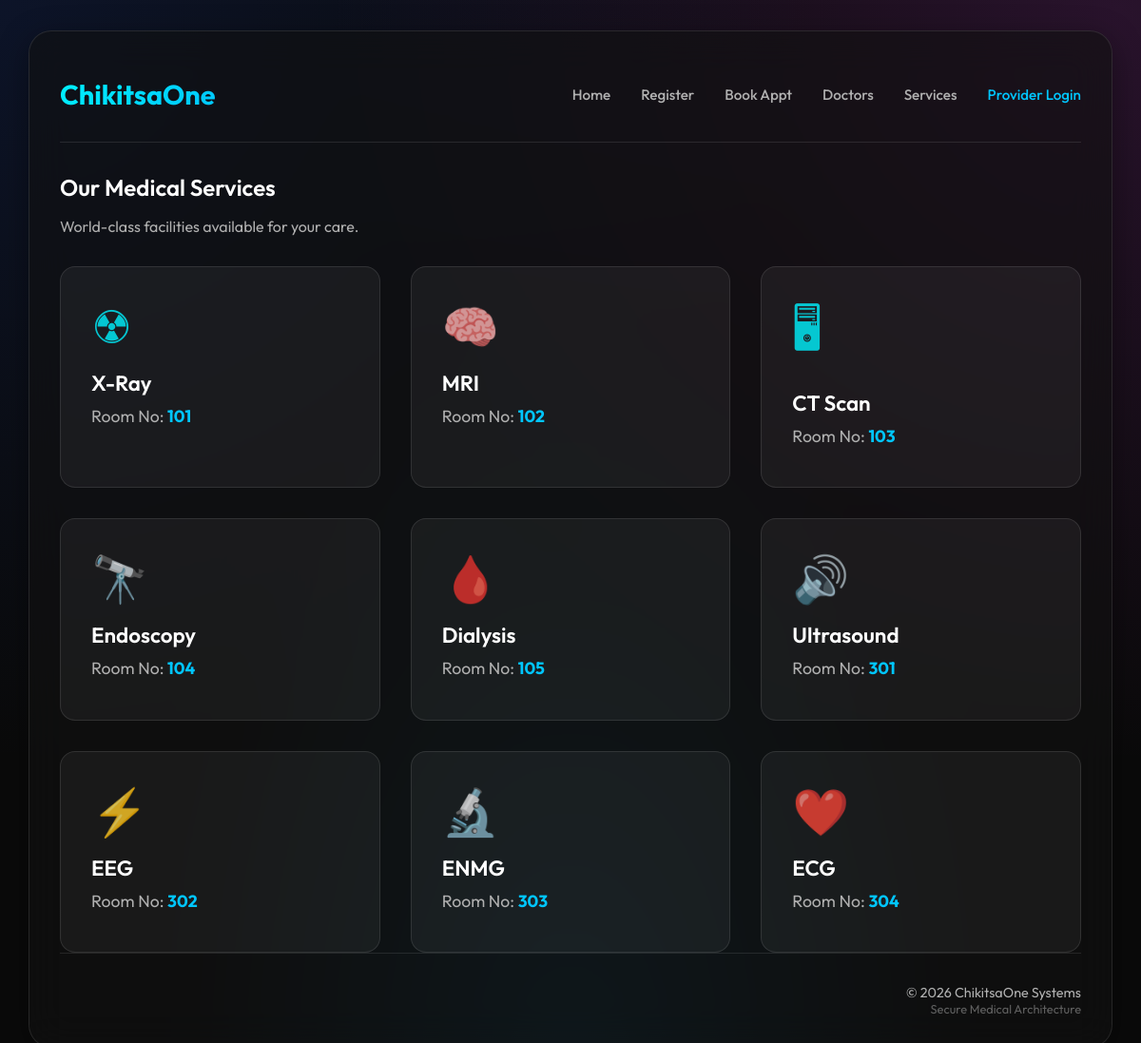
Page /services/ on the committed database.
### medical/models.py (models this page shows, shortened)
class Service(models.Model):
    hospital = models.ForeignKey('accounts.Hospital', on_delete=models.CASCADE, related_name='services', null=True, blank=True)
    name = models.CharField(max_length=50)
    room_no = models.IntegerField()

### medical/views.py (the view)
# urls.py: path('services/', views.service_list, name='service_list'),
def service_list(request):
    services = Service.objects.all()
    if not services.exists():
        populate_services()
        services = Service.objects.all()
    return render(request, 'medical/service_list.html', {'services': services})

### medical/templates/medical/service_list.html
{% extends 'medical/base.html' %}
{% block content %}
<section>
    <h2>Our Medical Services</h2>
    <p style="color: var(--text-muted); margin-bottom: 2rem;">World-class facilities available for your care.</p>
    <div class="grid-menu"
        style="display: grid; grid-template-columns: repeat(auto-fill, minmax(280px, 1fr)); gap: 2rem;">
        {% for service in services %}
        <div class="card" style="padding: 2rem;">
            <div style="font-size: 3rem; color: var(--primary); margin-bottom: 1rem; opacity: 0.8;">
                {% if service.name == 'X-Ray' %}
                ☢
                {% elif service.name == 'MRI' %}
                🧠
                {% elif service.name == 'CT Scan' %}
                🖥
                {% elif service.name == 'Dialysis' %}
                🩸
                {% elif service.name == 'Ultrasound' %}
                🔊
                {% elif service.name == 'ECG' %}
                ❤️
                {% elif service.name == 'EEG' %}
                ⚡
                {% elif service.name == 'Endoscopy' %}
                🔭
                {% else %}
                🔬
                {% endif %}
            </div>
            <h3>{{ service.name }}</h3>
            <p style="margin-bottom: 0.5rem; font-size: 1.1rem; color: var(--text-muted);">
                Room No: <span style="font-weight: 700; color: var(--secondary);">{{ service.room_no }}</span>
            </p>
        </div>
        {% endfor %}
    </div>
</section>
{% endblock %}

### medical/static/css/style.css (style rules this page uses)
:root { --primary: #00f2ff; --secondary: #00c6ff; --accent: #ff0055; --dark-bg: #0a0a0a; --glass-bg: rgba(255, 255, 255, 0.05); --glass-border: rgba(255, 255, 255, 0.1); --text-main: #ffffff; --text-muted: #b0b0b0; --success: #00ff88; --error: #ff3333; --card-hover: rgba(255, 255, 255, 0.1); }
* { box-sizing: border-box; margin: 0; padding: 0; }
body { font-family: 'Outfit', sans-serif; background-color: var(--dark-bg); background-image: radial-gradient(at 0% 0%, rgba(29, 78, 216, 0.15) 0px, transparent 50%), radial-gradient(at 98% 1%, rgba(217, 70, 239, 0.15) 0px, transparent 50%), radial-gradient(at 50% 100%, rgba(14, 165, 233, 0.15) 0px, transparent 50%); background-attachment: fixed; color: var(--text-main); min-height: 100vh; display: flex; flex-direction: column; overflow-x: hidden; }
h1, h2, h3 { margin-bottom: 1rem; font-weight: 600; }
.grid-menu { display: grid; grid-template-columns: repeat(auto-fit, minmax(260px, 1fr)); gap: 1.5rem; margin-top: 1rem; }
.card { background: var(--glass-bg); border: 1px solid var(--glass-border); border-radius: 16px; padding: 2rem; transition: all 0.3s cubic-bezier(0.4, 0, 0.2, 1); position: relative; overflow: hidden; display: flex; flex-direction: column; align-items: flex-start; }
.card::before { content: ''; position: absolute; top: 0; left: 0; width: 100%; height: 100%; background: linear-gradient(45deg, transparent, rgba(255, 255, 255, 0.03), transparent); transform: translateX(-100%); transition: 0.5s; }
.card h3 { font-size: 1.4rem; margin-bottom: 0.5rem; color: var(--text-main); }
.card p { color: var(--text-muted); font-size: 0.95rem; margin-bottom: 1.5rem; line-height: 1.5; flex-grow: 1; }

### rows in the picture
Service: name "X-Ray", room_no "101"
Service: name "MRI", room_no "102"
Service: name "CT Scan", room_no "103"
Service: name "Endoscopy", room_no "104"
Service: name "Dialysis", room_no "105"
Service: name "Ultrasound", room_no "301"
Service: name "EEG", room_no "302"
Service: name "ENMG", room_no "303"
Service: name "ECG", room_no "304"
